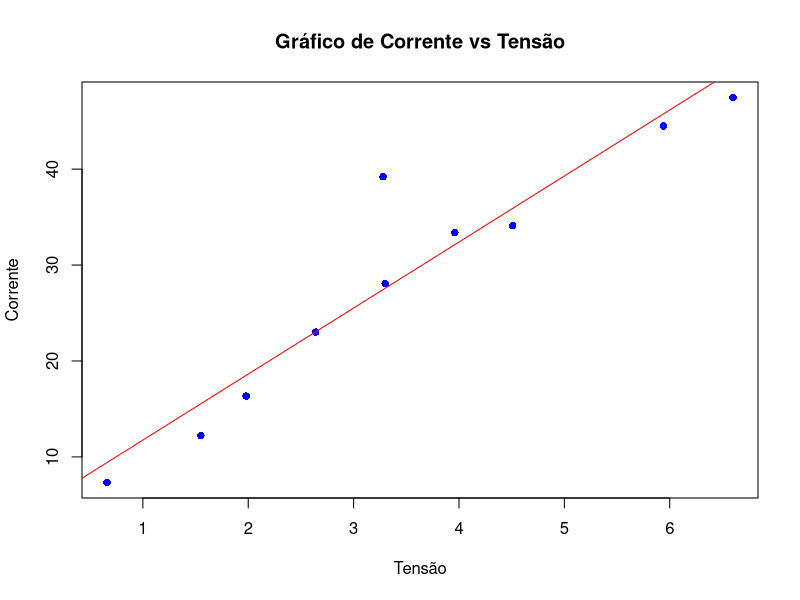

Reproduce this figure in R.
#Dados 
volt <- c(0.66,1.55,1.98,2.64,3.30,3.96,4.51,3.28,5.94,6.60)

corr <- c(7.32,12.22,16.34,23.01,28.06,33.39,34.12,39.21,44.50,47.48)

# Ajuste da reta de regressão
fit <- lm(corr ~ volt)

# Plotando o gráfico com a linha de regressão
plot(volt, corr, main = "Gráfico de Corrente vs Tensão",
     xlab = "Tensão", ylab = "Corrente", pch = 16, col = "blue")
abline(fit, col = "red") # Adiciona a linha de regressão ao gráfico

# Calculando a correlação
correlation <- cor(volt, corr)

# Exibindo a correlação
print(correlation)

# Voltagens para previsão
voltagens <- c(9.05, 2.70)

# Previsão da corrente para as voltagens fornecidas
corrente_esperada <- predict(fit, data.frame(volt = voltagens))

# Exibindo a corrente esperada
print(corrente_esperada)